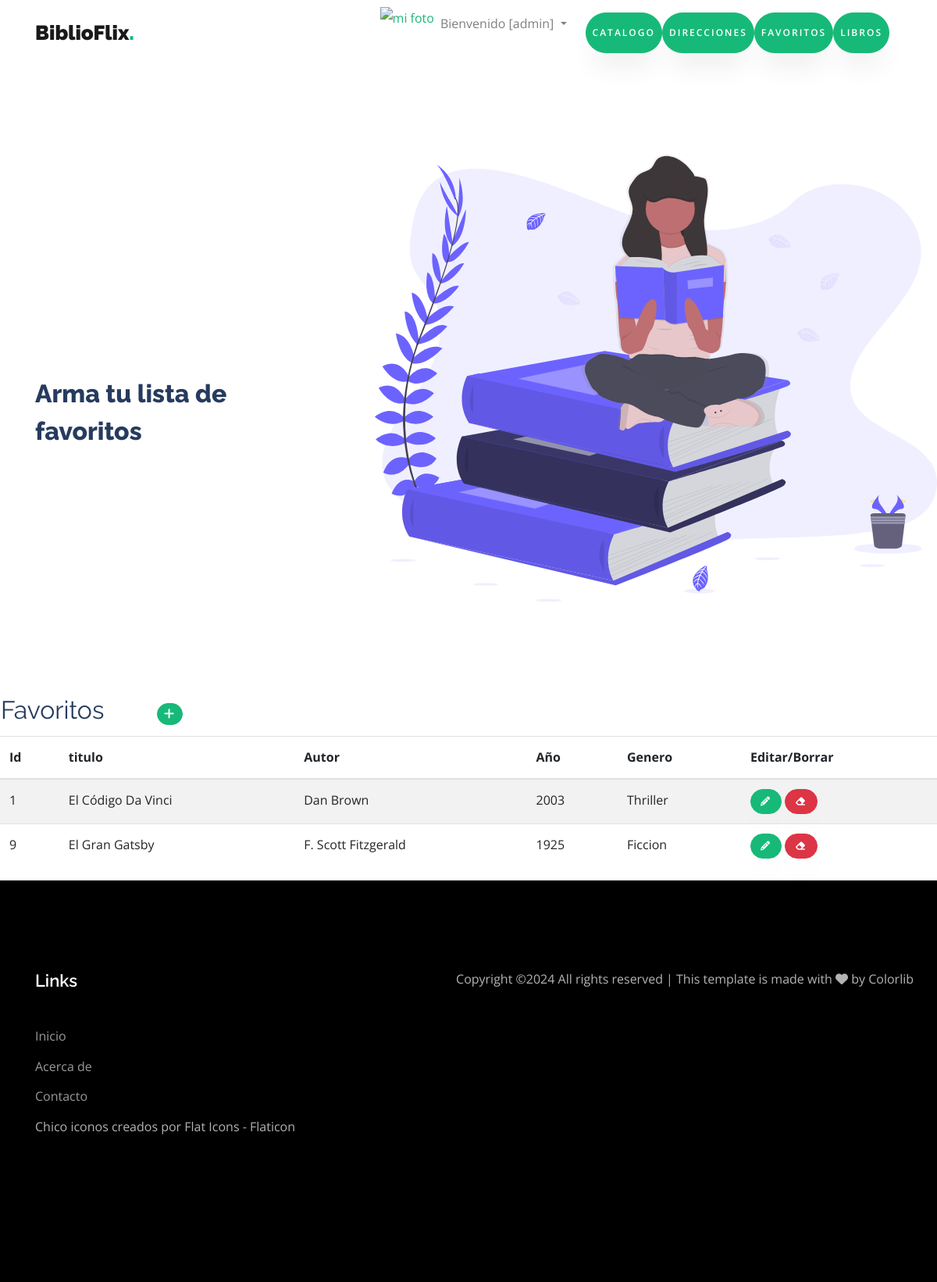
The app's page /favoritos/ (signed in) with its own data.
### biblio/models.py (models this page shows, shortened)
class Favorito(models.Model):
    titulo = models.CharField(max_length=50)
    autor = models.CharField(max_length=250)
    anio = models.IntegerField()
    genero = models.CharField(max_length=50)

### biblio/views.py (the view)
# urls.py: path('favoritos/', favoritos, name="favoritos"),
@login_required
def favoritos(request):
    favoritos = Favorito.objects.all()
    contexto = {"favoritos": favoritos}
    return render(request, "biblio/favoritos.html", contexto)

### biblio/templates/biblio/favoritos.html (shortened to what this page needs)
{% extends "biblio/index.html" %}
{% block titulo %}
<h2>Arma tu lista de favoritos</h2>
{% endblock titulo %}
{% block contenido %}
<table>
    <tr>
        <td width="200"><h2>Favoritos</h2></td>
        <td>
            <a
            href="{% url 'favoritosForm' %}"
            class="btn btn-primary btn-sm"
            >
            </a>
        </td>
    </tr>
</table>
<table class="table table-striped">
    <thead>
        <tr>
            <th>Id</td>
            <th>titulo</td>
            <th>Autor</th>
            <th>Año</th>
            <th>Genero</th>
            <th>Editar/Borrar</th>
        </tr>
    </thead>
    <tbody>
    {% for f in favoritos %}
        <tr>
            <td>{{ f.id }}</td>
            <td>{{ f.titulo }}</td>
            <td>{{ f.autor }}</td>
            <td>{{ f.anio }}</td>
            <td>{{ f.genero }}</td>
            <td>
                 <a
                href="{% url 'favoritosUpdate' f.id %}"
                class="btn btn-primary"
                style="--bs-btn-padding-y: .25rem; --bs-btn-padding-x: .5rem; --bs-btn-font-size: .75rem;"
                ><i class="fa-solid fa-pencil" title="Editar"></i>
            </a>
            <a
                href="{% url 'favoritosDelete' f.id %}"
                class="btn btn-danger"
                style="--bs-btn-padding-y: .25rem; --bs-btn-padding-x: .5rem; --bs-btn-font-size: .75rem;"
                ><i class="fa-solid fa-eraser" title="Borrar"></i>
            </a>
            </td>
        </tr>
    {% endfor %}
    </tbody>
</table>
{% endblock contenido %}

### biblio/templates/biblio/index.html (shortened to what this page needs)
<!DOCTYPE html>
<html lang="es">
  <head>
	{% load static %}
		<link rel="stylesheet" href="https://cdnjs.cloudflare.com/ajax/libs/font-awesome/6.0.0-beta3/css/all.min.css">
    <link rel="stylesheet" href="{% static 'css/animate.css' %}">
    <link rel="stylesheet" href="{% static 'css/owl.carousel.min.css' %}">
    <link rel="stylesheet" href="{% static 'css/owl.theme.default.min.css' %}">
    <link rel="stylesheet" href="{% static 'css/magnific-popup.css' %}">
    <link rel="stylesheet" href="{% static 'css/flaticon.css' %}">
    <link rel="stylesheet" href="{% static 'css/style.css' %}">
    <link rel="stylesheet" href="https://cdnjs.cloudflare.com/ajax/libs/font-awesome/6.4.0/css/all.min.css">
  </head>
  <body data-spy="scroll" data-target=".site-navbar-target" data-offset="300">
    <nav class="navbar navbar-expand-lg navbar-light ftco_navbar ftco-navbar-dark site-navbar-target" id="ftco-navbar">
	    <div class="container">
	      <a class="navbar-brand" href="{% url 'home' %}">BiblioFlix<span>.</span></a>
	      <div class="collapse navbar-collapse" id="ftco-nav">
	        <ul class="navbar-nav nav ml-auto">
              {% if user.is_authenticated %}
              <a href="{% url 'crearAvatar' %}">
                <img src="{{ request.session.avatar }}" height="40px" weight="40px" alt="mi foto"></a>
              <li class="nav-item dropdown">
                <a class="nav-link dropdown-toggle" href="#" id="navbarDropdown" role="button" data-toggle="dropdown" aria-haspopup="true" aria-expanded="false">
                    Bienvenido [{{ user.username }}]
                </a>
          </li>
          <nav class="navbar">
            <div class="collapse navbar-collapse" id="navbarNav">
                <ul class="navbar-nav">
                    <li class="nav-item">
                        <a class="navbar-link"><a href="{% url 'catalogo' %}" class="btn btn-primary py-3 px-2"><span>Catalogo</a>
                    <li class="nav-item">
                          <a class="navbar-link"><a href="{% url 'direcciones' %}" class="btn btn-primary py-3 px-2"><span>Direcciones</a>
                    <li class="nav-item">
                          <a class="navbar-link"><a href="{% url 'favoritos' %}" class="btn btn-primary py-3 px-2"><span>Favoritos</a>
                    <li class="nav-item">
                          <a class="navbar-link"><a href="{% url 'libros' %}" class="btn btn-primary py-3 px-2"><span>Libros</a></a>
              {% else %}
              <a class="btn btn-primary py-2 px-2" href="{% url 'login' %}">Login</a>
              <a class="btn btn-primary py-2 px-2" href="{% url 'crear' %}">Crear usuario</a>
              {% endif %}
	        </ul>
	      </div>
	    </div>
	  </nav>
	  <section class="hero-wrap js-fullheight">
      <div class="container-fluid px-0">
          <div class="row d-md-flex no-gutters slider-text align-items-center js-fullheight justify-content-end">
              <img class="one-third js-fullheight align-self-end order-md-last img-fluid" src="{% static 'images/undraw_book_lover_mkck.svg' %}" alt="">
              <div class="one-forth d-flex align-items-center ftco-animate js-fullheight">
                  <div class="text mt-5">
                      {% block titulo %}{% endblock titulo %}
                  </div>
              </div>
          </div>
      </div>
  </section>
					{% block contenido %}
					{% endblock contenido %}
    <footer class="ftco-footer ftco-section">
      <div class="container">
        <div class="row mb-5">
          <div class="col-md">
            <div class="ftco-footer-widget mb-4">
              <h2 class="ftco-heading-2">Links</h2>
              <ul class="list-unstyled">
                <li><a href="#"></span>Inicio</a></li>
                <li><a href="#"></span>Acerca de</a></li>
                <li><a href="#"></span>Contacto</a></li>
                <a href="https://www.flaticon.es/iconos-gratis/chico" title="chico iconos">Chico iconos creados por Flat Icons - Flaticon</a>
              </ul>
            </div>
          </div>
            <p>
  Copyright &copy;<script>document.write(new Date().getFullYear());</script> All rights reserved | This template is made with <i class="fa fa-heart" aria-hidden="true"></i> by <a href="https://colorlib.com" target="_blank">Colorlib</a>
  </p>
          </div>
        </div>
    </footer>
  </body>
</html>

### records on screen
Favorito: id "1", titulo "El Código Da Vinci", autor "Dan Brown", anio "2003", genero "Thriller"
Favorito: id "9", titulo "El Gran Gatsby", autor "F. Scott Fitzgerald", anio "1925", genero "Ficcion"

### other values on screen
{{ user.username }} "admin"
